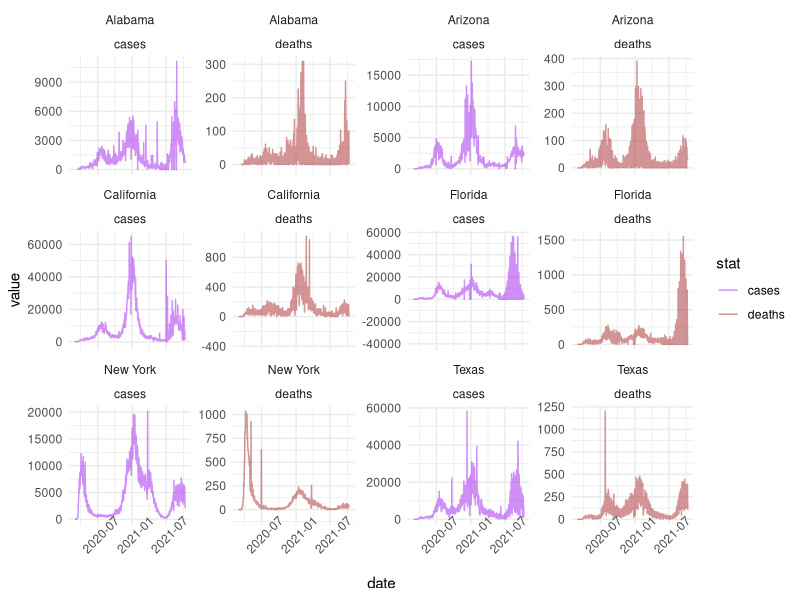
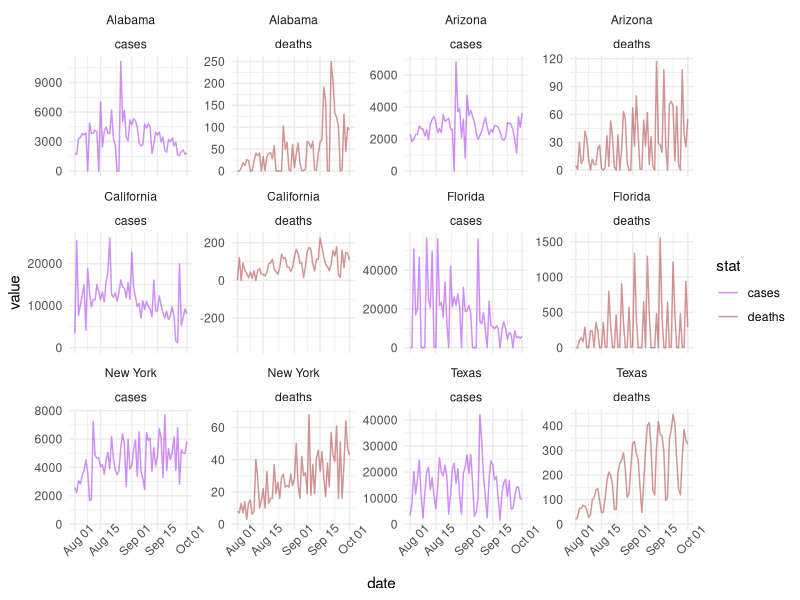
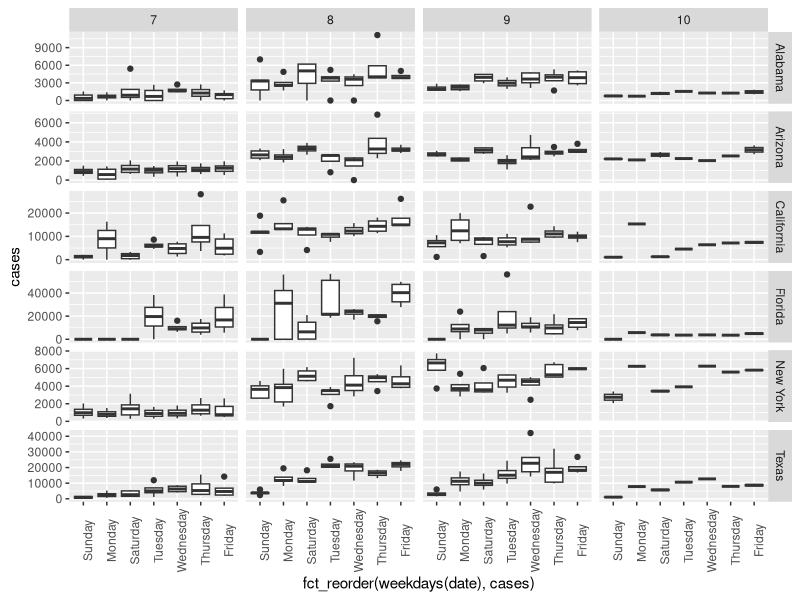
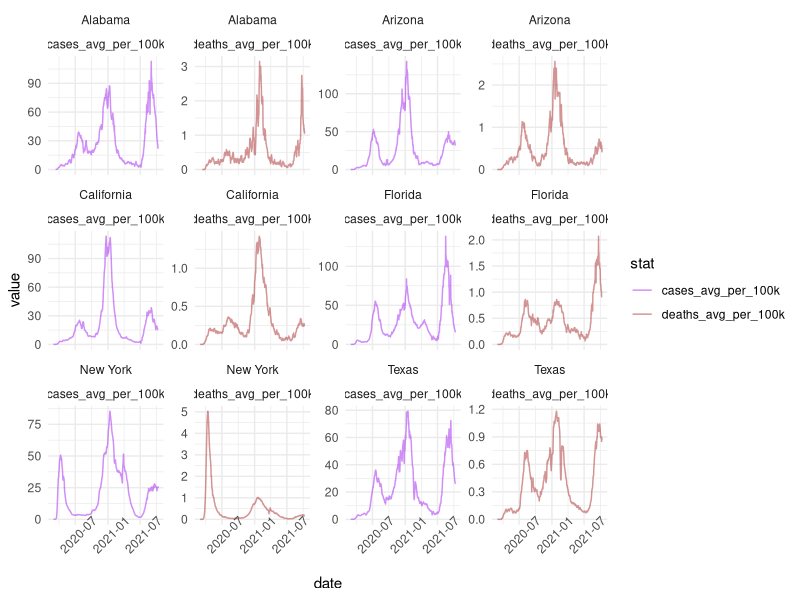
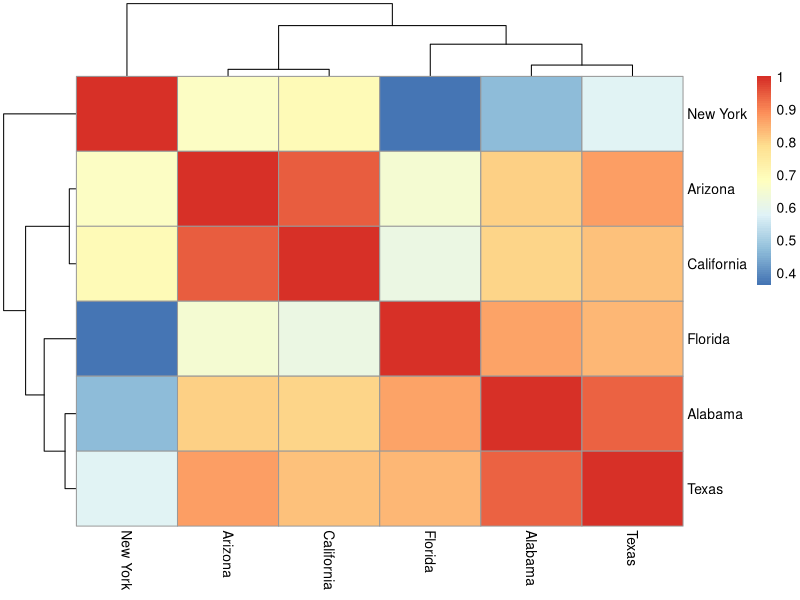

Generate these figures, in order, with R:
## ---- chunk 1
knitr::opts_chunk$set(echo = TRUE, warning = FALSE)
## ---- chunk 2
library(tidyverse)
library(lubridate)
library(ggrepel)
library(vroom)
## ---- chunk 3
cases = read_csv('data/us-states.csv')
## ---- chunk 4
sub_counties = filter(cases, state %in% c("Alabama", "Arizona", 'California', 'Florida', 'New York', 'Texas'), date >= as.Date('2020-03-01'))
sub_county_long = pivot_longer(sub_counties, c(cases, deaths), names_to = 'stat')
plt = ggplot(sub_county_long, aes(x = date, y = value, color = stat)) + 
  geom_line(alpha = .5, position = 'stack') + facet_wrap(~state+stat, scales = 'free_y') + theme_minimal() +
  scale_color_manual(values = c('purple', 'brown')) + theme(axis.text.x = element_text(angle = 45))
plt
## ---- chunk 5
library(lubridate)
plt + xlim(as.Date(c('2021-08-01', '2021-10-01')))
## ---- chunk 6
sub_counties = sub_counties %>% mutate(day_of_week = weekdays(date))
weekdays_plot = ggplot(filter(sub_counties, date > as.Date('2021-07-01')), aes(x = fct_reorder(weekdays(date), cases), y = cases))+ geom_boxplot() + facet_grid(state ~ month(date), scales = 'free') + theme(axis.text.x = element_text(angle = 90))
weekdays_plot
## ---- chunk 7
sub_county_long = pivot_longer(sub_counties, c(cases_avg_per_100k, deaths_avg_per_100k), names_to = 'stat')
plt %+% sub_county_long #+ geom_vline(data = annot, aes(xintercept = date))# = quantity), size = 2, color = 'black')
## ---- chunk 8
rowVar = function(matrix, na.rm = FALSE){
  apply(matrix, 1, var, na.rm = na.rm)
}
## ---- chunk 9
case_mat = reshape2::acast(sub_counties, date ~ state, value.var = "cases_avg_per_100k", fill = 0)
which.max(rowSums(case_mat))
which.max(rowVar(case_mat))
which(case_mat[,'California'] > case_mat[,'Texas'] & case_mat[,'California'] < case_mat[, 'Florida'])
## ---- chunk 10
cor_state = cor(case_mat)
pheatmap::pheatmap(cor_state)
